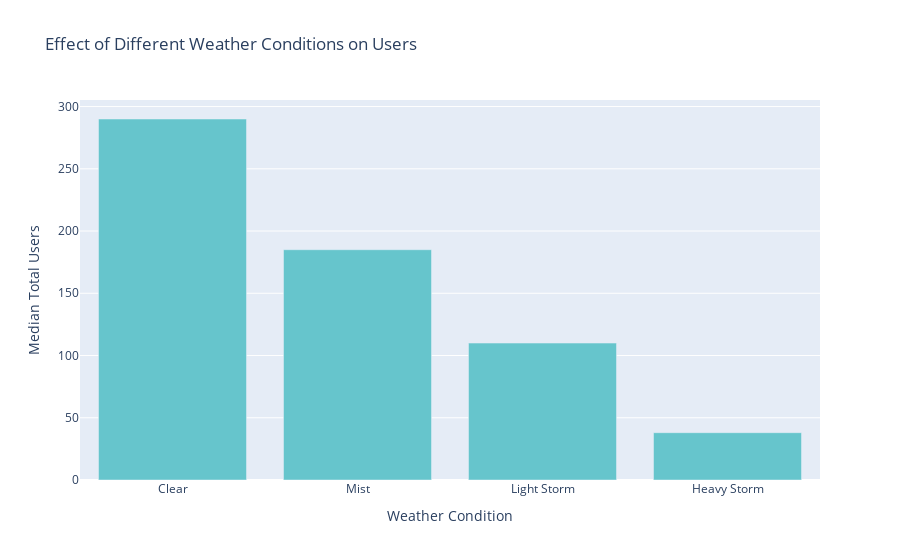

The code cell stored with this chart in its notebook:
### Code cell
# Calculate median total users for each weather condition
weather_effect = df.groupby('weathersit')['total'].median().reset_index()

# Map weather conditions to descriptive labels
weather_labels = {
    1: 'Clear',
    2: 'Mist',
    3: 'Light Storm',
    4: 'Heavy Storm'
}
weather_effect['weathersit'] = weather_effect['weathersit'].map(weather_labels)

# Create the bar chart
fig = px.bar(weather_effect, 
             x='weathersit', 
             y='total', 
             title='Effect of Different Weather Conditions on Users', 
             labels={'weathersit': 'Weather Condition', 'total': 'Median Total Users'},
             color_discrete_sequence=px.colors.qualitative.Pastel
            )

fig.show()

### Figure 1 — Plotly figure (JSON) as saved in the notebook; plotly's stock layout.template omitted (floating-point values rounded to 4 significant figures)
{"data": [{"alignmentgroup": "True", "hovertemplate": "Weather Condition=%{x}<br>Median Total Users=%{y}<extra></extra>", "legendgroup": "", "marker": {"color": "rgb(102, 197, 204)", "pattern": {"shape": ""}}, "name": "", "offsetgroup": "", "orientation": "v", "showlegend": false, "textposition": "auto", "type": "bar", "x": ["Clear", "Mist", "Light Storm", "Heavy Storm"], "xaxis": "x", "y": [290, 185, 110, 38], "yaxis": "y"}], "layout": {"barmode": "relative", "legend": {"tracegroupgap": 0}, "title": {"text": "Effect of Different Weather Conditions on Users"}, "xaxis": {"anchor": "y", "domain": [0, 1], "title": {"text": "Weather Condition"}}, "yaxis": {"anchor": "x", "domain": [0, 1], "title": {"text": "Median Total Users"}}}}
